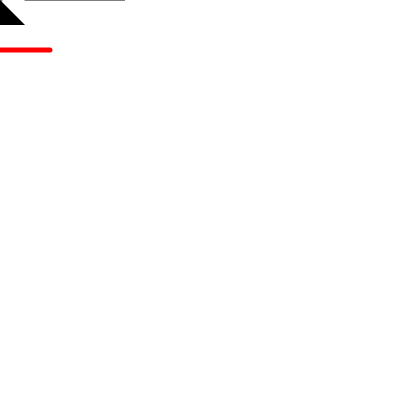
Frame 1 (no input)
Frame 60 (no input): identical to frame 1, image omitted
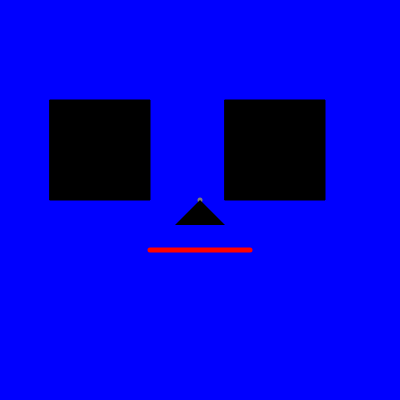
Frame 120 (the mouse pressed at the canvas centre since frame 60)

The p5.js sketch that drew these frames (run headless with seeded random() and noise() and a simulated clock; from frame 60 on, the mouse is pressed at the canvas centre):

// p5.js sketch
// ── sketch.js
var centerX = 100;
var centerY = 200;
var backgroundColor = 'white';

var button;
var noseColor = "black";

var sel;
var eyeColor = "black";

function setup() {

   createCanvas(400,400);
   background(255);
   button = createButton("Click me");
   button.mousePressed(changeBG);
   button2 = createButton("red");
   button.mousePressed(function() {

      noseColor = "red";



   });

sel = createSelect();
sel.option("blue");
sel.option("green");
sel.option("brown");
sel.changed(function(){

eyeColor = sel.value(); 

});


 }




function draw() {

   background(backgroundColor);
   centerX = mouseX;
   centerY = mouseY;

   stroke(0);
   strokeWeight(1);

   fill(eyeColor);
   rect(centerX-150,centerY-100,100,100);
   //eye1
   var xOffset = map(mouseX, 0, width, -20, 10);
   var yOffset = map(mouseY, 0, height, -20, 10);

   console.log("yOffset: " + yOffset + " xOffset: " + xOffset);
   fill(eyeColor);

   ellipse(centerX-100 + xOffset, centerY-50 + yOffset,50,50);
   rect(centerX+25, centerY-100, 100, 100);
   fill(eyeColor);
   //eye2
   ellipse(centerX+75 + xOffset, centerY-50 + yOffset, 50, 75);

   stroke(125);
   strokeWeight(5);

   point(centerX, centerY);
   stroke(255,0,0);
   line(centerX-50, centerY+50, centerX+50, centerY+50);

   noStroke();
   fill(noseColor);
   triangle(centerX, centerY, centerX+25, centerY+25, centerX-25, centerY+25);

   //ellipse(150,150,50,50);
   //rect(210,100,100,100);
   //ellipse(260,150,50,50);

  // put drawing code here
}

function mousePressed() {

  backgroundColor = "blue";


}

function mouseReleased() {

  backgroundColor = "red";

}

function changeBG() {

  noseColor = "green";
}
